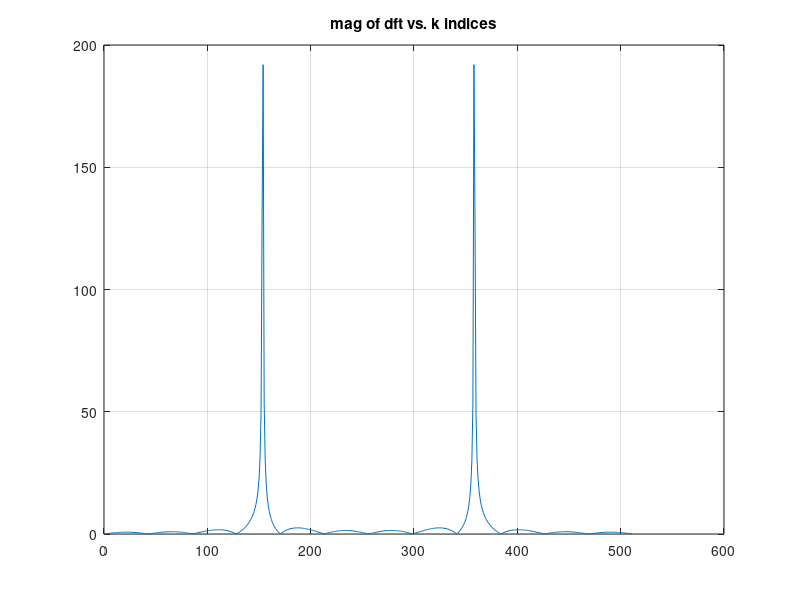
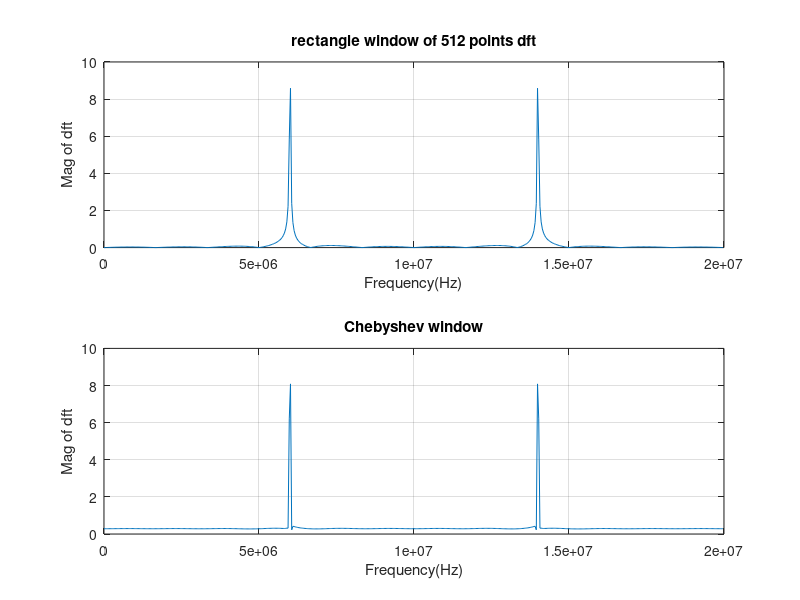
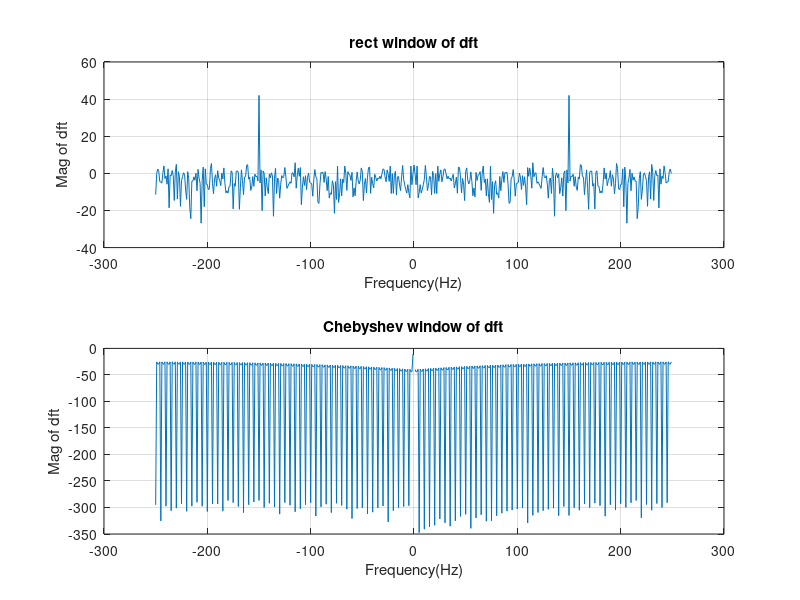
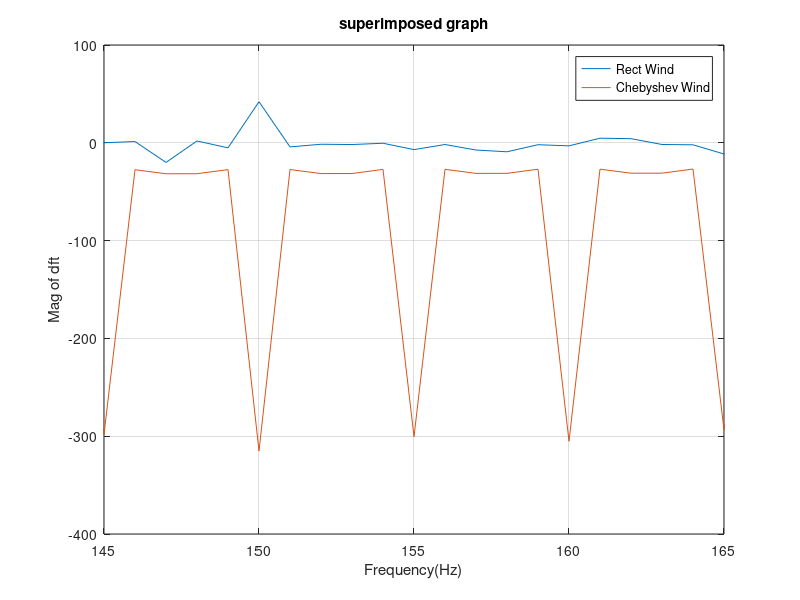

These charts were generated, in order, by the following MATLAB code: (Note: this script raises an error after producing the figures.)
clc
clear
close all

%%%% Lei(Raymond) Chi DSP ps01

%%question 2

Fs = 20 * 10^6;
N = 512; 
collected_samples = 500;
t = linspace(0, (collected_samples-1)/Fs, collected_samples); 
x = sin(2*pi*(6*10^6)*t);
x_padded = [x, zeros(1, N - collected_samples)];
dft = fft(x_padded, N);

mag = abs(dft)
k = 0:N-1;

% a 
bin_freq = k*Fs/N; 
bin_spacing = Fs/N; 

% b 
figure;  
plot(k,mag);
title("mag of dft vs. k indices");
hold on;
grid on; 
% read on the graph 155 and 359


% c

rectangle = rectwin(collected_samples);
scale_rectangle = rectangle / sqrt(collected_samples); 
x_rectangle = x .* scale_rectangle'; 
dft2 = fft(x_rectangle, N);
fe = abs(dft2);

Cheb = chebwin(collected_samples, 30);
ener_Cheb = sum (Cheb.^ 2); 
scale_Cheb = Cheb / sqrt(ener_Cheb); 
x_Cheb = x .* scale_Cheb'; 
dft3 = fft(x_Cheb,N);
ef = abs(dft3);

figure;
subplot(2,1,1); 
plot(bin_freq, fe); 
title("rectangle window of 512 points dft");
xlabel("Frequency(Hz)");
ylabel("Mag of dft"); 
grid on; 
subplot(2,1,2); 
plot(bin_freq, ef);
title("Chebyshev window"); 
xlabel("Frequency(Hz)");
ylabel("Mag of dft"); 
grid on; 

 

% d

Ps = rms(x)^2; 
Pn = Ps/100; 
noise_power = sqrt(Pn) * randn(1, 500);
noise_x = noise_power + x;
rect_x = fft(noise_x/2);
wind_x = noise_x' .* Cheb; 
X_Cheb = fft(wind_x);

x_rect_shift = fftshift(20*log10(abs(rect_x)))
x_Cheb_shift = fftshift(20*log10(abs(x_Cheb)));

k_in = (-collected_samples/2):(collected_samples/2-1)

figure; 
subplot(2,1,1);
plot(k_in, x_rect_shift);
title("rect window of dft");
xlabel("Frequency(Hz)");
ylabel("Mag of dft"); 
grid on; 
subplot(2,1,2)
plot(k_in, x_Cheb_shift);
title("Chebyshev window of dft");
xlabel("Frequency(Hz)");
ylabel("Mag of dft"); 
grid on; 

figure; 
plot(k_in, x_rect_shift);
hold;
plot(k_in, x_Cheb_shift);
title("superimposed graph")
xlabel("Frequency(Hz)");
ylabel("Mag of dft"); 
legend("Rect Wind","Chebyshev Wind")
grid on; 
xlim([145,165])


%%question 3

% a
Fs = 44.1*10^3; 
N0 = round(Fs/2); 
G4 =393; 
A4 = 440; 
D5 = 587.33;
S = N0 *50 - 1; 
t = (0:S)/Fs; 
x_1 = cos(2*pi*t*G4); 
x_2 = cos(2*pi*t*A4);
x_3 = cos(2*pi*t*D5);
x_M = [x_1;x_2;x_3]; 
bitmask = [0 1 1; 1 0 1; 1 1 0];
iBM = zeros(3,S+1);
r = randi([1,3], 1, S+1);


for i = 1: S
    iBM(:, i ) = bitmask(:,r(i)); 



end


iBM = iBM .* x_M; 
clean_n = sum(iBM); 
Ps = rms(clean_n) ^2; 
Pn = Ps/10^4; 
noise_power = rand(1, S+1) * sqrt(Pn) ;
q_notes = noise_power + clean_n


% b


wind = hamming(N0);
n = 2^nextpow2(N0);
m = N0/2
[periodogram, g] = pwelch(q_notes, wind, m, N, Fs)


% c

figure; 
subplot(2,1,1)
plot(g, 10*log10(periodogram));
title("periodogram(decibel)");
xlabel("Frequency(Hz)");
ylabel("power/Frequency(dB)"); 
grid on; 
subplot(2,1,2)
plot(g, 10*log10(periodogram));
xlim([300,600])
title("periodogram(decibel)(zoomed in)");
xlabel("Frequency(Hz)");
ylabel("power/Frequency(dB)"); 
grid on; 


% d

[X, Y, Z] = spectrogram(q_notes, wind, m, n, Fs);
Xdb = 10*log10(abs(X));
[time, frequency] = meshgrid(Z, Y);
figure; 
title("spetrogram")
surf(frequency , time, Xdb);
colormap hot;
